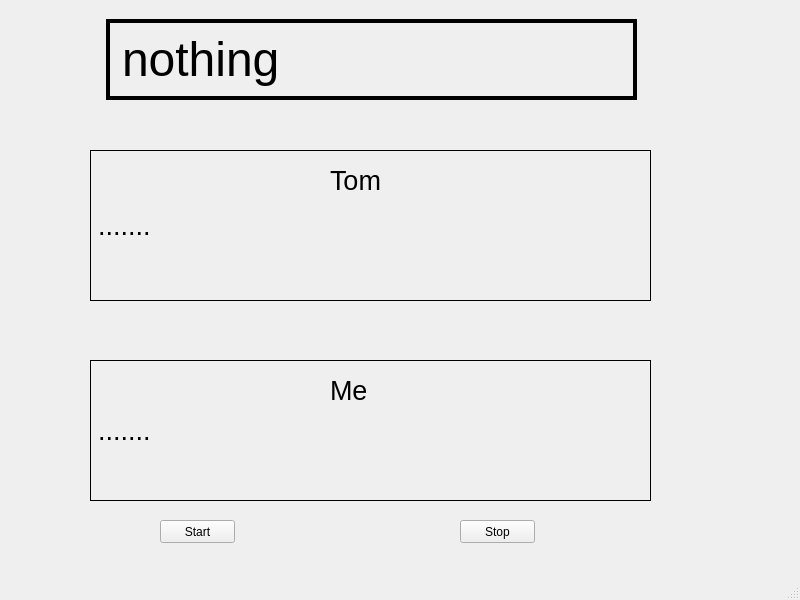
<?xml version="1.0" encoding="UTF-8"?>
<ui version="4.0">
 <class>MainWindow</class>
 <widget class="QMainWindow" name="MainWindow">
  <property name="geometry">
   <rect>
    <x>0</x>
    <y>0</y>
    <width>800</width>
    <height>600</height>
   </rect>
  </property>
  <property name="windowTitle">
   <string>MainWindow</string>
  </property>
  <widget class="QWidget" name="centralwidget">
   <widget class="QLabel" name="Tom_Chat">
    <property name="geometry">
     <rect>
      <x>90</x>
      <y>150</y>
      <width>561</width>
      <height>151</height>
     </rect>
    </property>
    <property name="font">
     <font>
      <pointsize>20</pointsize>
     </font>
    </property>
    <property name="frameShape">
     <enum>QFrame::Box</enum>
    </property>
    <property name="text">
     <string>.......</string>
    </property>
   </widget>
   <widget class="QLabel" name="Me_Chat">
    <property name="geometry">
     <rect>
      <x>90</x>
      <y>360</y>
      <width>561</width>
      <height>141</height>
     </rect>
    </property>
    <property name="font">
     <font>
      <pointsize>20</pointsize>
     </font>
    </property>
    <property name="frameShape">
     <enum>QFrame::Box</enum>
    </property>
    <property name="text">
     <string>.......</string>
    </property>
   </widget>
   <widget class="QPushButton" name="Start_Button">
    <property name="geometry">
     <rect>
      <x>160</x>
      <y>520</y>
      <width>75</width>
      <height>23</height>
     </rect>
    </property>
    <property name="text">
     <string>Start</string>
    </property>
   </widget>
   <widget class="QPushButton" name="Stop_Button">
    <property name="geometry">
     <rect>
      <x>460</x>
      <y>520</y>
      <width>75</width>
      <height>23</height>
     </rect>
    </property>
    <property name="text">
     <string>Stop</string>
    </property>
   </widget>
   <widget class="QLabel" name="label">
    <property name="geometry">
     <rect>
      <x>330</x>
      <y>160</y>
      <width>91</width>
      <height>41</height>
     </rect>
    </property>
    <property name="font">
     <font>
      <pointsize>20</pointsize>
     </font>
    </property>
    <property name="text">
     <string>Tom</string>
    </property>
   </widget>
   <widget class="QLabel" name="label_2">
    <property name="geometry">
     <rect>
      <x>330</x>
      <y>370</y>
      <width>81</width>
      <height>41</height>
     </rect>
    </property>
    <property name="font">
     <font>
      <pointsize>20</pointsize>
     </font>
    </property>
    <property name="text">
     <string>Me</string>
    </property>
   </widget>
   <widget class="QLabel" name="On_off_screen">
    <property name="geometry">
     <rect>
      <x>106</x>
      <y>19</y>
      <width>531</width>
      <height>81</height>
     </rect>
    </property>
    <property name="font">
     <font>
      <pointsize>36</pointsize>
     </font>
    </property>
    <property name="frameShape">
     <enum>QFrame::Box</enum>
    </property>
    <property name="lineWidth">
     <number>4</number>
    </property>
    <property name="text">
     <string>nothing</string>
    </property>
   </widget>
  </widget>
  <widget class="QMenuBar" name="menubar">
   <property name="geometry">
    <rect>
     <x>0</x>
     <y>0</y>
     <width>800</width>
     <height>21</height>
    </rect>
   </property>
  </widget>
  <widget class="QStatusBar" name="statusbar"/>
 </widget>
 <resources/>
 <connections/>
</ui>
